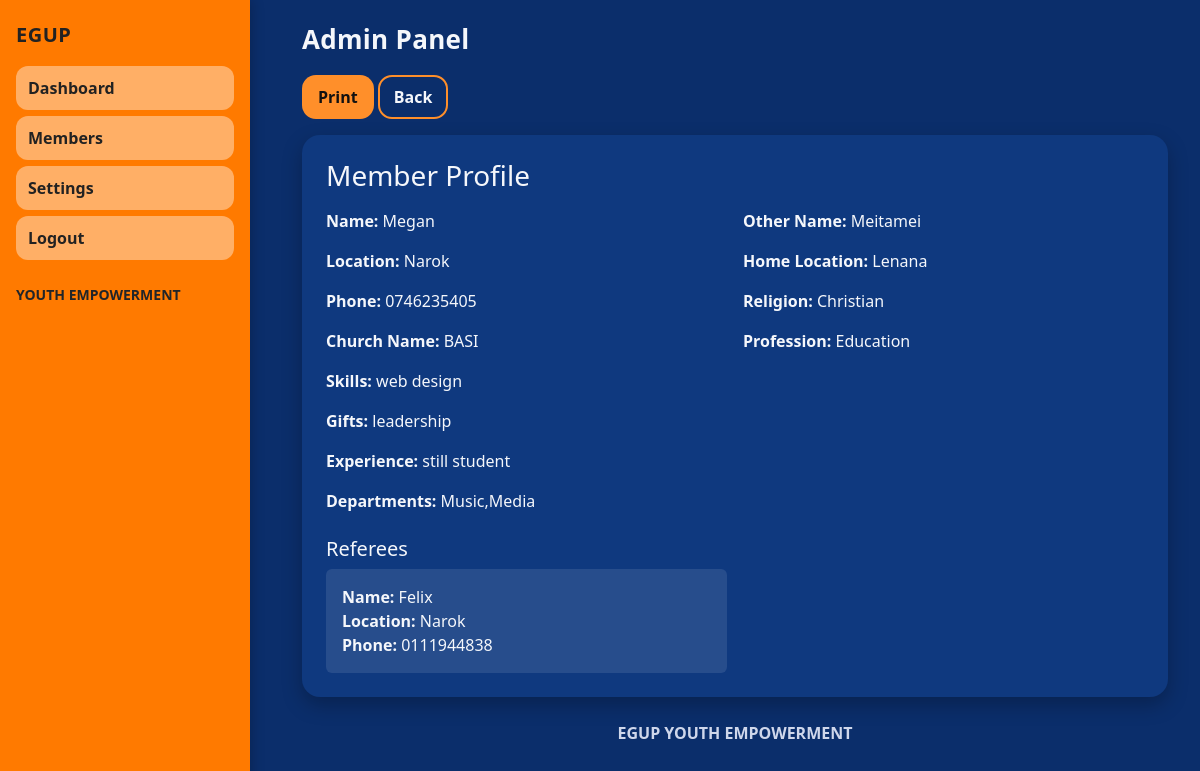
/admin/print/2 (signed in), run on the app's committed database.
### app.py (models this page shows)
class Member(db.Model):
    id = db.Column(db.Integer, primary_key=True)
    name = db.Column(db.String(120), nullable=False)
    other_name = db.Column(db.String(120))
    location = db.Column(db.String(120))
    home_location = db.Column(db.String(120))
    phone = db.Column(db.String(50))
    religion = db.Column(db.String(120))
    church_name = db.Column(db.String(120))
    profession = db.Column(db.String(120))
    skills = db.Column(db.Text)      # comma-separated
    gifts = db.Column(db.Text)       # comma-separated
    experience = db.Column(db.Text)
    departments = db.Column(db.Text)
    referees_json = db.Column(db.Text)
    approved = db.Column(db.Boolean, default=False)
    created_at = db.Column(db.DateTime, default=datetime.utcnow)

### app.py (the view)
@app.route('/admin/print/<int:member_id>')
@login_required
def admin_print(member_id):
    m = Member.query.get_or_404(member_id)
    return render_template('print_member.html', m=m, referees=json.loads(m.referees_json or '[]'))

### app.py (called while the page is built)
@login_manager.user_loader
def load_user(user_id):
    return AdminUser.query.get(int(user_id))

### templates/print_member.html
{% extends "base.html" %}
{% block content %}
<div class="no-print mb-3">
  <a class="btn btn-egup" href="#" onclick="window.print()">Print</a>
  <a class="btn btn-outline-egup" href="{{ url_for('admin_members') }}">Back</a>
</div>
<div class="card card-soft p-4">
  <h3 class="mb-3">Member Profile</h3>
  <div class="row g-3">
    <div class="col-md-6"><strong>Name:</strong> {{ m.name }}</div>
    <div class="col-md-6"><strong>Other Name:</strong> {{ m.other_name }}</div>
    <div class="col-md-6"><strong>Location:</strong> {{ m.location }}</div>
    <div class="col-md-6"><strong>Home Location:</strong> {{ m.home_location }}</div>
    <div class="col-md-6"><strong>Phone:</strong> {{ m.phone }}</div>
    <div class="col-md-6"><strong>Religion:</strong> {{ m.religion }}</div>
    <div class="col-md-6"><strong>Church Name:</strong> {{ m.church_name }}</div>
    <div class="col-md-6"><strong>Profession:</strong> {{ m.profession }}</div>
    <div class="col-12"><strong>Skills:</strong> {{ m.skills }}</div>
    <div class="col-12"><strong>Gifts:</strong> {{ m.gifts }}</div>
    <div class="col-12"><strong>Experience:</strong> {{ m.experience }}</div>
    <div class="col-12"><strong>Departments:</strong> {{ m.departments }}</div>
  </div>
  <h5 class="mt-4">Referees</h5>
  <div class="row g-3">
    {% for r in referees if r.name or r.location or r.phone %}
    <div class="col-md-6">
      <div class="p-3 rounded" style="background: rgba(255,255,255,0.1);">
        <div><strong>Name:</strong> {{ r.name }}</div>
        <div><strong>Location:</strong> {{ r.location }}</div>
        <div><strong>Phone:</strong> {{ r.phone }}</div>
      </div>
    </div>
    {% else %}
    <div class="col-12 text-muted">None provided.</div>
    {% endfor %}
  </div>
</div>
{% endblock %}

### static/css/style.css (style rules this page uses)
:root { --bg: #0b2e6b; --nav: #ff7a00; --card: #0f397f; --text: #f5f7fb; --muted: #cfd7eb; --accent: #ffd6ad; --btn: #ff8f2a; --btn-hover: #ffa352; --success: #36d399; --danger: #f87272; --warning: #fbbd23; }
html, body { height: 100%; }
body { background: var(--bg); color: var(--text); }
a, .link-light { color: #fff; }
.card-soft { background: var(--card); border: none; border-radius: 18px; box-shadow: 0 8px 20px rgba(0,0,0,0.25); color: var(--text); }
.btn-egup { background: var(--btn); border: none; color: #111; font-weight: 700; border-radius: 14px; padding: 10px 16px; transition: transform .06s ease, box-shadow .2s ease, background .2s ease; }
.btn-outline-egup { border: 2px solid var(--btn); color: var(--text); font-weight: 700; border-radius: 14px; padding: 8px 14px; }

### data on the page
Member: name "Megan", other_name "Meitamei", location "Narok", home_location "Lenana", phone "0746235405", religion "Christian", church_name "BASI", profession "Education", skills "web design", gifts "leadership", experience "still student", departments "Music,Media", name "Felix", phone "0111944838"
